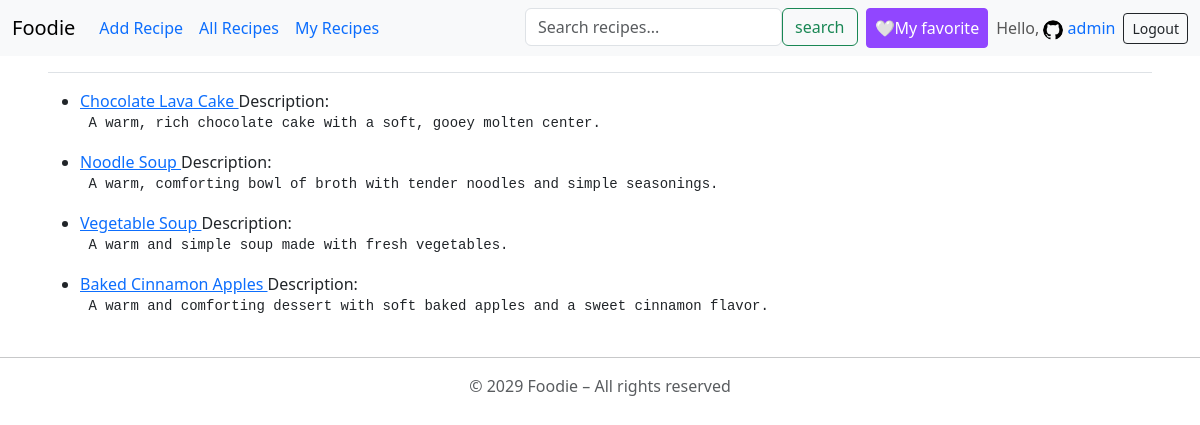
Page /sandbox/refreshing/ (signed in) on the committed database.
### accounts/models.py (models this page shows, shortened)
class UserProfile(models.Model):
    user = models.OneToOneField(User, on_delete=models.CASCADE, related_name="profile")
    bio = models.TextField(blank=True, null=True)
    date_created = models.DateTimeField(auto_now_add=True,  null=True)
    profile_photo = models.ImageField(upload_to="profile_photos/", null = True, blank = True)

### recipes/models.py (models this page shows, shortened)
class Recipe (models.Model):
    name = models.CharField(max_length = 100)
    description = models.TextField(null = True, blank = True)
    ingredients = models.TextField()
    directions = models.TextField()
    date_added = models.DateTimeField(auto_now_add=True, null = True, blank = True)
    category = models.ForeignKey(Category, on_delete=models.CASCADE)
    user = models.ForeignKey(User, on_delete=models.CASCADE, null=True, related_name="recipes")
    image = models.ImageField(upload_to="recipe_images/", null=True, blank=True)
    favorited_by = models.ManyToManyField(User, blank=True, related_name="favorite_recipes")

### sandbox/views.py (the view)
# urls.py: path("refreshing/", views.SpecifcRecipesView.as_view(), name = "refreshing_recipes"),
class SpecifcRecipesView(View):
    def get(self, request, *args, **kwargs):
        refreshing_recipes = Recipe.objects.filter(description__icontains = "warm")
        context = {"refreshing":refreshing_recipes}
        return render(request, 'sandbox/refreshing_recipes.html', context)

### recipes/forms.py
class SearchForm(forms.Form):
    query = forms.CharField(
                    label="",
                    required=False,
                    widget=forms.TextInput(
                        attrs={
                            "placeholder":"Search recipes...",
                            "class":"form-control mr-sm-2"
                    }))

### recipes/context_processors.py (called while the page is built)
def search_form(request):
    return {'search_form': SearchForm()}

### sandbox/templates/sandbox/refreshing_recipes.html
{% extends "base.html" %}
{% block content1 %}
    {% if refreshing %}
        <ul>
            {% for recipe in refreshing %}
                <li>
                    <a href="{% url "sandbox:recipe_detail" recipe.id %}"> {{ recipe.name }} </a>
                Description:
                <pre> {{ recipe.description }} </pre>
                </li>
            {% endfor %}
        </ul>
    {% else %}
        <p>No foods found</p>
    {% endif %}
{% endblock content1 %}

### templates/base.html (shortened to what this page needs)
<!DOCTYPE html>
<html lang="en">
<head>
    {% load django_bootstrap5 %}
    {% bootstrap_css %}
</head>
<body>
    <nav class="navbar navbar-expand-lg bg-body-tertiary">
        <div class="container-fluid">
            <a class="navbar-brand" href="{% url "foodie_app:foodie_app_home" %}">Foodie</a>
            <div class="collapse navbar-collapse" id="navbarNav">
            <ul class="navbar-nav w-100 d-flex">
                {% if user.is_authenticated %}
                    <li class="nav-item">
                        <a class="nav-link active text-primary" aria-current="page" href="{% url "foodie_app:add_recipe_no_genre" %}">Add Recipe</a>
                    </li>
                    <li class="nav-item">
                        <a class="nav-link active text-primary" aria-current="page" href="{% url "recipes:recipes_home" %}">All Recipes</a>
                    </li>
                    <li class="nav-item">
                        <a class="nav-link active text-primary" aria-current="page" href="{% url "recipes:my_recipes" %}">My Recipes</a>
                    </li>
                    <li class="nav-item ms-lg-auto">
                        <form class="d-flex" action="{% url "recipes:search_results" %}" method="get">
                            {{ search_form.query }}
                            <button type="submit" class="btn btn-outline-success my-2 my-sm-0">
                                search
                            </button>
                        </form>
                    </li>
                    <li class="nav-item mt-2 mt-lg-0 ms-lg-2">
                            <button class="btn btn-twitch btn-sm text-white d-flex align-items-center px-2 h-100">
                                <a class="text-white text-decoration-none fs-6" href={% url "recipes:favorite_recipes" %}>🤍My favorite</a>
                            </button>
                    </li>
                    <li class="nav-item">
                        <span class="nav-link">Hello, {% if request.user.profile.profile_photo %}
                            <a class="text-decoration-none" href="{% url "accounts:edit_user_profile" %}">
                                <img src="{{ request.user.profile.profile_photo.url }}" width=20 height=20 alt="profile-photo" class="rounded-circle">
                            </a>
                                {% endif %}
                            <a href="{% url "accounts:edit_user_profile" %}" class="text-primary text-decoration-none">
                                    {{ user.username }}
                            </a>
                        </span>
                    </li>
                {% endif %}
            </ul>
                {% if user.is_authenticated %}
                        <div>
                            <form action="{% url "accounts:logout" %}" method="post" class="d-flex">
                                <button type="submit" class="btn btn-outline-dark btn-sm">Logout</button>
                            </form>
                        </div>
                {% endif %}
            </div>
        </div>
    </nav>
    <main class="container-fluid py-2 px-5">
        <div class="pb-2 mb-3 border-bottom">
        </div>
        <div>
            {% block content1 %}
            {% endblock content1 %}
        </div>
    </main>
    <div>
        <hr>
        <footer>
            <p class="text-center text-body-secondary">© 2029 Foodie – All rights reserved</p>
        </footer>
    </div>
</body>
</html>

### templates/base.html (style rules this page uses)
.btn-twitch { background-color: #9146FF; border-color: #9146FF; color: white; }

### rows in the picture
Recipe: name "Chocolate Lava Cake", description "A warm, rich chocolate cake with a soft, gooey molten center."
Recipe: name "Noodle Soup", description "A warm, comforting bowl of broth with tender noodles and simple seasonings."
Recipe: name "Vegetable Soup", description "A warm and simple soup made with fresh vegetables."
Recipe: name "Baked Cinnamon Apples", description "A warm and comforting dessert with soft baked apples and a sweet cinnamon flavor."

### other values in the picture
{{ user.username }} "admin"
